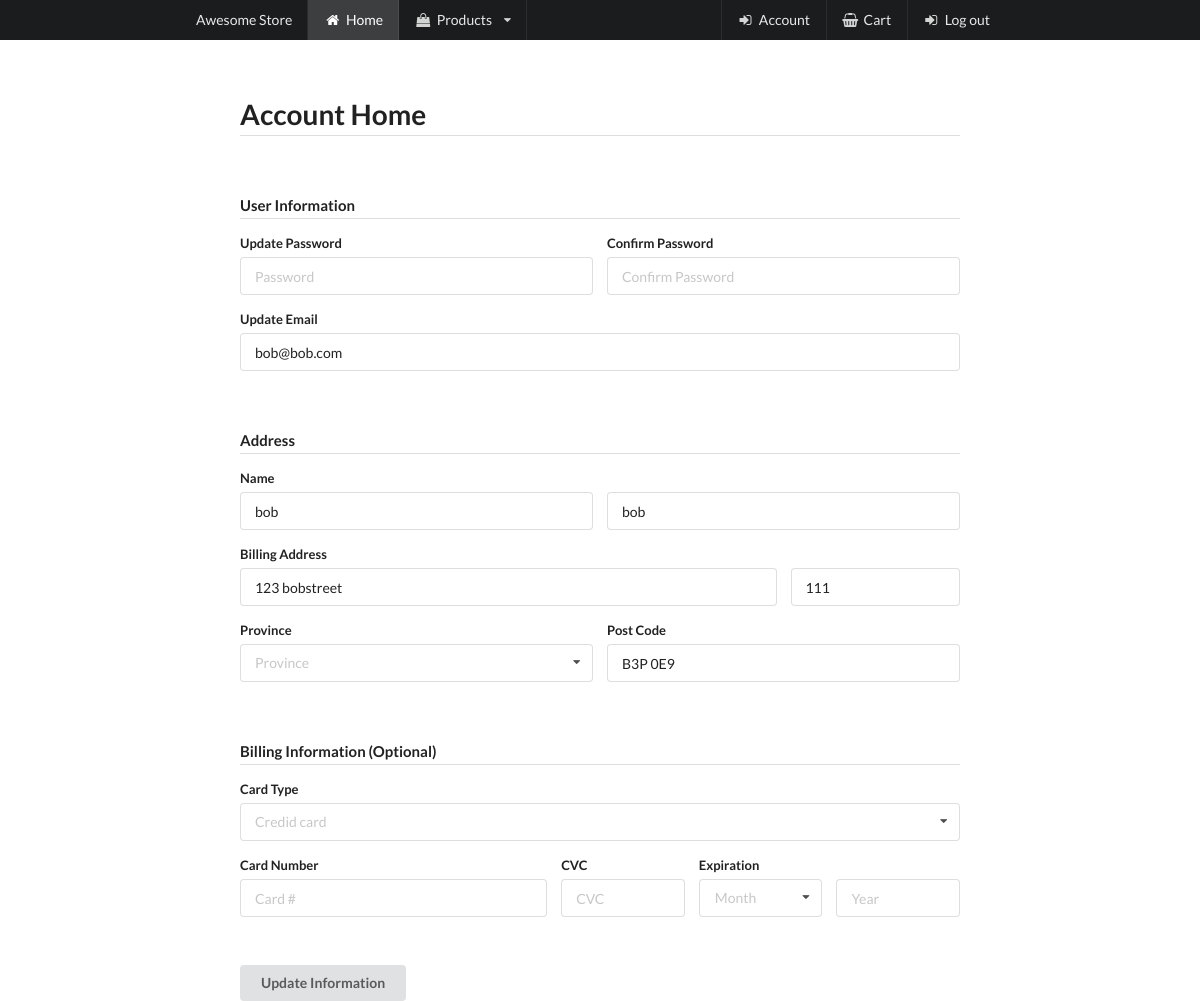
/account.php (signed in), run on the app's committed database.
### tables this page shows
CREATE TABLE `users` (
  `username` varchar(128) NOT NULL,
  `password` varchar(1028) NOT NULL,
  `email` varchar(128) NOT NULL,
  `firstName` varchar(128) NOT NULL,
  `lastName` varchar(128) NOT NULL,
  `addressOne` varchar(256) NOT NULL,
  `addressTwo` varchar(256) NOT NULL,
  `province` varchar(5) NOT NULL,
  `postCode` varchar(8) NOT NULL
);

### include/accountForm.php (the view, shortened to what this page needs)
<form class="ui form" method="post" action="<?php echo htmlentities($_SERVER["PHP_SELF"]); ?>">
  <h1 class="ui dividing header">Account Home</h1>
  <br>
  <h4 class="ui dividing header">User Information</h4>
  <div class="field">
    <div class="two fields">
      <div class="field">
        <label>Update Password</label>
        <input type="password" name="password" placeholder="Password">
      </div>
      <div class="field">
        <label>Confirm Password</label>
        <input type="password" name="confirmPassword" placeholder="Confirm Password">
      </div>
    </div>
    <div class="one field">
        <label>Update Email</label>
        <input type="text" name="email" placeholder="email" value="<?php echo $email; ?>">
    </div>
  </div>
  <br>
  <h4 class="ui dividing header">Address</h4>
  <div class="field">
    <label>Name</label>
    <div class="fields">
      <div class="eight wide field">
        <input type="text" name="firstName" placeholder="First Name" value="<?php echo $firstName;s ?>">
      </div>
      <div class="eight wide field">
        <input type="text" name="lastName" placeholder="Last Name" value="<?php echo $lastName; ?>">
      </div>
    </div>
  </div>
  <div class="field">
    <label>Billing Address</label>
    <div class="fields">
      <div class="twelve wide field">
        <input type="text" name="addressOne" placeholder="Street Address" value="<?php echo $addressOne; ?>">
      </div>
      <div class="four wide field">
        <input type="text" name="addressTwo" placeholder="Apt #" value="<?php echo $addressTwo; ?>">
      </div>
    </div>
  </div>
  <div class="two fields">
    <div class="field">
      <label>Province</label>
      <select class="ui fluid dropdown" name="province">
        <option value="">Province</option>
      </select>
    </div>
    <div class="field">
      <label>Post Code</label>
      <input type="text" name="postCode" placeholder="post code" value="<?php echo $postCode; ?>">
    </div>
  </div>
  <br>
  <h4 class="ui dividing header">Billing Information (Optional)</h4>
  <div class="field">
    <label>Card Type</label>
    <select class="ui fluid dropdown" name="cardType">
      <option value="">Credid card</option>
    </select>
  </div>
  <div class="fields">
    <div class="seven wide field">
      <label>Card Number</label>
      <input type="text" name="cardNumber" maxlength="16" placeholder="Card #">
    </div>
    <div class="three wide field">
      <label>CVC</label>
      <input type="text" name="cardCvc" maxlength="3" placeholder="CVC">
    </div>
    <div class="six wide field">
      <label>Expiration</label>
      <div class="two fields">
        <div class="field">
          <select class="ui fluid search dropdown" name="expMonth">
            <option value="">Month</option>
          </select>
        </div>
        <div class="field">
          <input type="text" name="expYear" maxlength="4" placeholder="Year">
        </div>
      </div>
    </div>
  </div>
  <br>
  <input class="ui button submit" type="submit" name="update" value="Update Information">
</form>

### data on the page
users: email "bob@bob.com", firstName "bob", lastName "bob", addressOne "123 bobstreet", addressTwo "111", postCode "B3P 0E9"
